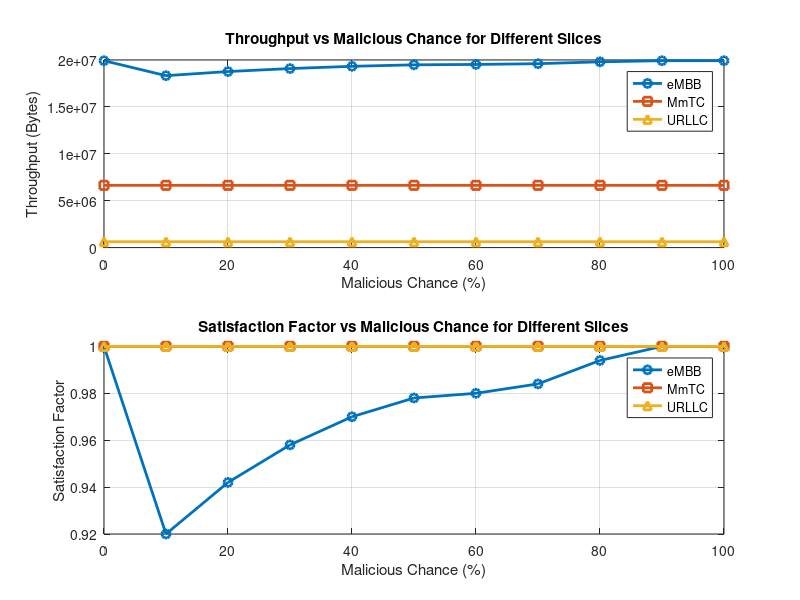

The MATLAB source for this figure:
% Define the data
malicious_chance = [0, 10, 20, 30, 40, 50, 60, 70, 80, 90, 100];

% Slice thresholds for eMBB, MmTC, and URLLC (throughput data for each slice)
throughput_emmb = [19922669.0, 18328855.48, 18767154.198, 19085916.902, ...
                   19324988.93, 19484370.282, 19524215.62, 19603906.296, ...
                   19803132.986, 19922669.0, 19922669.0];
               
throughput_mmtc = [6636305.0, 6636305.0, 6636305.0, 6636305.0, ...
                   6636305.0, 6636305.0, 6636305.0, 6636305.0, ...
                   6636305.0, 6636305.0, 6636305.0];
               
throughput_urllc = [625807.0, 625807.0, 625807.0, 625807.0, ...
                    625807.0, 625807.0, 625807.0, 625807.0, ...
                    625807.0, 625807.0, 625807.0];

% Define satisfaction thresholds for each slice (percentage of required throughput)
threshold_emmb = 19922669.0;  % eMBB
threshold_mmtc = 6636305.0;   % MmTC
threshold_urllc = 625807.0;   % URLLC

% Calculate satisfaction factors for each slice type
satisfaction_emmb = throughput_emmb / threshold_emmb;
satisfaction_mmtc = throughput_mmtc / threshold_mmtc;
satisfaction_urllc = throughput_urllc / threshold_urllc;

% Create a new figure
figure;

% Plot throughput vs malicious chance for each slice type
subplot(2,1,1);  % Plot throughput in the first subplot
plot(malicious_chance, throughput_emmb, 'o-', 'DisplayName', 'eMBB', 'LineWidth', 2, 'MarkerSize', 6);
hold on;
plot(malicious_chance, throughput_mmtc, 's-', 'DisplayName', 'MmTC', 'LineWidth', 2, 'MarkerSize', 6);
plot(malicious_chance, throughput_urllc, '^-', 'DisplayName', 'URLLC', 'LineWidth', 2, 'MarkerSize', 6);
xlabel('Malicious Chance (%)');
ylabel('Throughput (Bytes)');
title('Throughput vs Malicious Chance for Different Slices');
legend('Location', 'best');
grid on;
hold off;

% Plot satisfaction factor vs malicious chance for each slice type
subplot(2,1,2);  % Plot satisfaction factor in the second subplot
plot(malicious_chance, satisfaction_emmb, 'o-', 'DisplayName', 'eMBB', 'LineWidth', 2, 'MarkerSize', 6);
hold on;
plot(malicious_chance, satisfaction_mmtc, 's-', 'DisplayName', 'MmTC', 'LineWidth', 2, 'MarkerSize', 6);
plot(malicious_chance, satisfaction_urllc, '^-', 'DisplayName', 'URLLC', 'LineWidth', 2, 'MarkerSize', 6);
xlabel('Malicious Chance (%)');
ylabel('Satisfaction Factor');
title('Satisfaction Factor vs Malicious Chance for Different Slices');
legend('Location', 'best');
grid on;
hold off;
